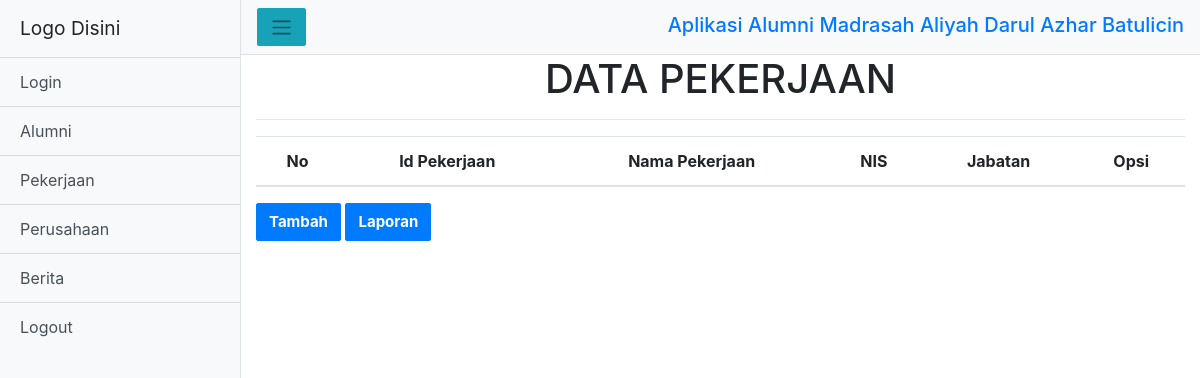
The page /index_.php?view=pekerjaan on the database as committed earlier.
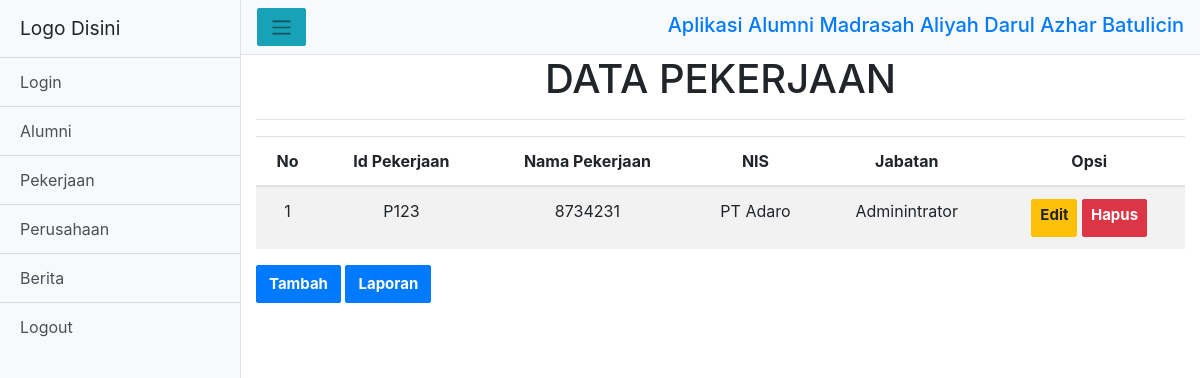
The same page on the database as committed later.
### tables this page shows
CREATE TABLE `data_pekerjaan` (
  `id_pekerjaan` varchar(100) NOT NULL,
  `nis` varchar(12) NOT NULL,
  `nama_pekerjaan` varchar(50) NOT NULL,
  `jabatan` varchar(25) NOT NULL
);

### models/admin.php (called while the page is built, shortened)
<?php
class Admin
{
  private $mysqli;
  function __construct($mysqli)
  {
    $this->mysqli = $mysqli;
  }
  public function showPekerjaan(){
    $db = $this->mysqli->conn;
    $sql = "SELECT * FROM data_pekerjaan";
    $query = $db->query($sql);
    return $query;
  }
}
?>

### views/pekerjaan/data-pekerjaan.php (the view)
<div class="header-hal">
    <center><h1>DATA PEKERJAAN</h1></center>
    <hr>
</div>
<div class="daftar-table table-responsive">
    <table class="table table-striped text-center" id="table">
      <thead>
      <tr>
        <th>No</th>
        <th>Id Pekerjaan</th>
        <th>Nama Pekerjaan</th>
        <th>NIS</th>
        <th>Jabatan</th>
        <th>Opsi</th>
      </tr>
    </thead>
    <tbody>
    <?php
    $data = $objAdmin->showPekerjaan();
    $no = 1;
    while ($a = $data->fetch_object()) {
    ?>
    <tr>
      <td><?= $no; ?></td>
      <td><?= $a->id_pekerjaan; ?></td>
      <td><?= $a->nis; ?></td>
      <td><?= $a->nama_pekerjaan; ?></td>
      <td><?= $a->jabatan; ?></td>
      <td>
        <a href="?view=edit-pekerjaan&id_pekerjaan=<?=$a->id_pekerjaan; ?>" class="btn btn-sm btn-warning">Edit</a>
        <a href="?view=hapus-pekerjaan&id_pekerjaan=<?=$a->id_pekerjaan; ?>" class="btn btn-sm btn-danger">Hapus</a>
      </td>
    </tr>
      <?php
      $no++;
      }
      ?>
    </tbody>
    </table>
</div>
<a href="?view=tambah-data-pekerjaan">
  <button type="button" class="btn btn-primary">Tambah</button>
</a>
<a href="views/pekerjaan/laporan-pekerjaan.php">
  <button type="button" class="btn btn-primary">Laporan</button>
</a>

Rows that differ between the two databases and show on the page:
added data_pekerjaan: id_pekerjaan "P123", nis "8734231", nama_pekerjaan "PT Adaro", jabatan "Adminintrator"
